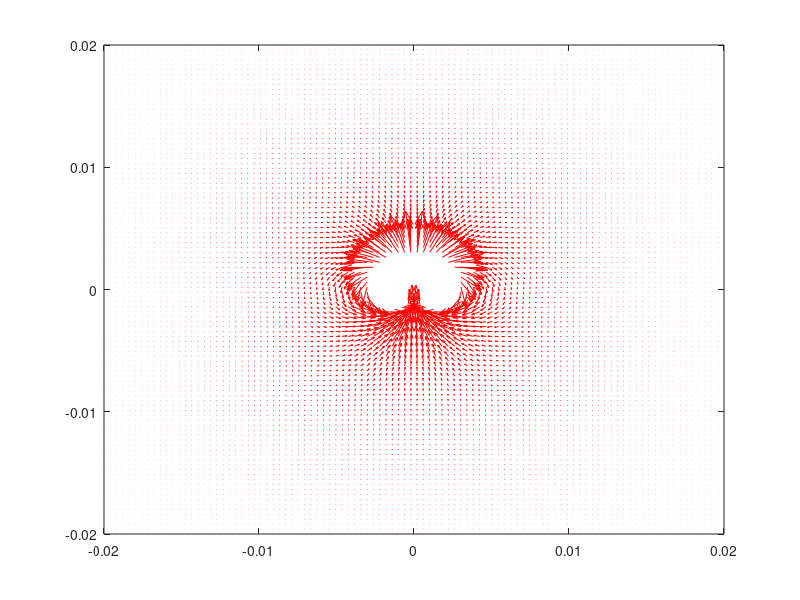
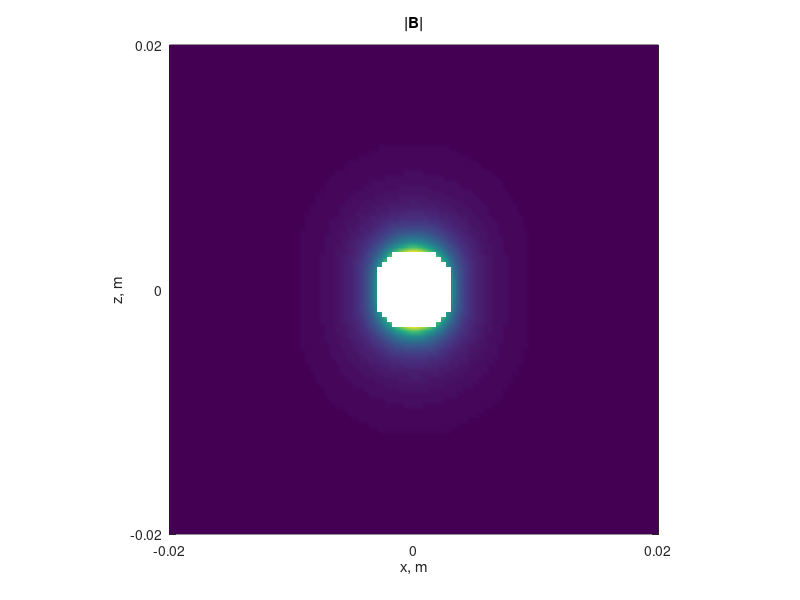
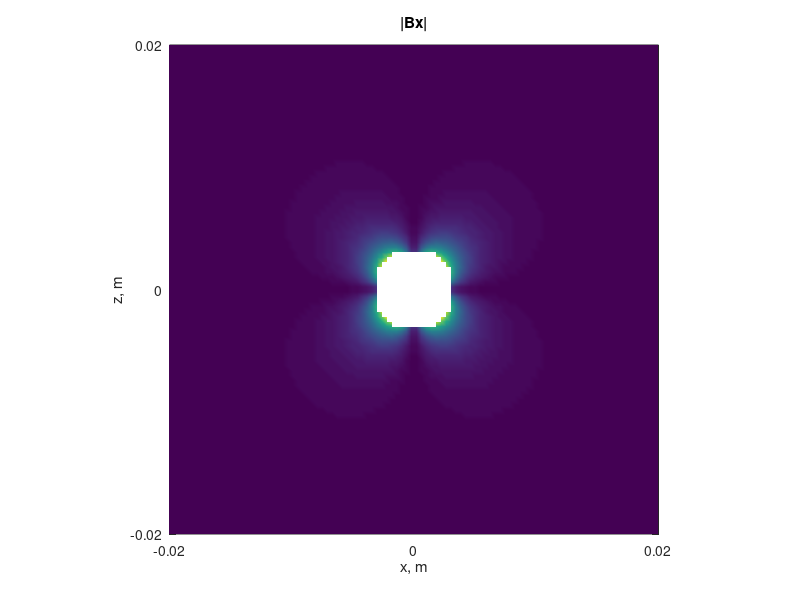
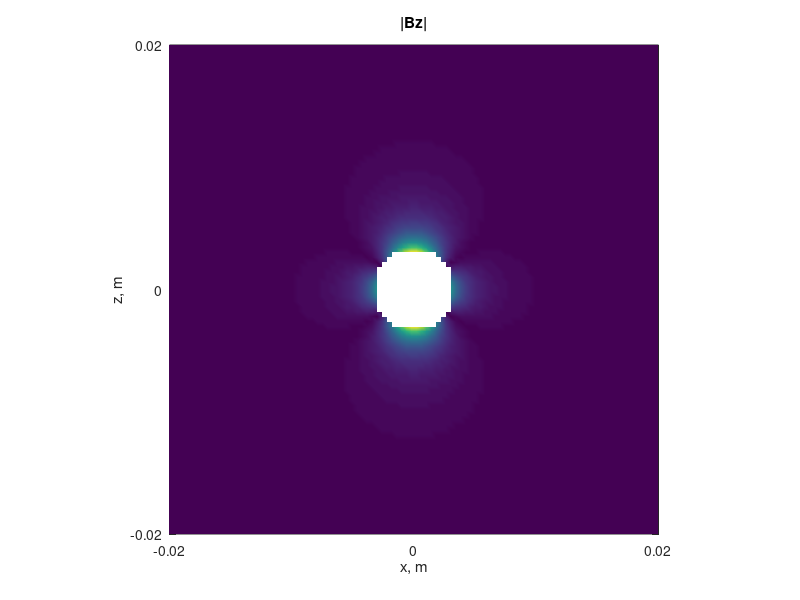

The MATLAB source for these figures, in order: (Note: this script raises an error after producing the figures.)
%Kurt Williams
%%
%Modeling a simple permanent magnet 

x = linspace(-0.02,0.02,100); 
z = linspace(-0.02,0.02,100);

[X, Z] = meshgrid(x,z);

C = 350/(5.8*10^6);

%converting the cartesian coordinates to spherical coordinates
r = sqrt(X.^2 + Z.^2);   
theta = atan2(X,Z);     
phi = atan2(Z,X);      

r(r <=0.003) = NaN;


B_r = (C*2.*cos(theta))./(r.^3); 
B_th = (C.*sin(theta)./r.^3); 
B_x = (B_r).*sin(theta) + (B_th).*cos(theta); 
B_z = (B_r).*cos(theta) - (B_th).*sin(theta);  

figure(1)
%plotting and formatting
quiver(x, z, B_x, B_z, 6,'r');
hold on
xlim([-0.02,0.02])
ylim([-0.02,0.02])

figure(2)
%plotting and formatting
magB = sqrt((B_x).^2 + (B_z).^2) ;
pcolor (x, z ,magB)
hold on
axis equal
xlim([-0.02,0.02])
ylim([-0.02,0.02])
shading interp
xticks([-0.02, 0, 0.02])
yticks([-0.02, 0, 0.02])
xlabel('x, m')
ylabel('z, m')
title('|B|')

figure(3)
%plotting and formatting
magBx = abs(B_x);
pcolor(x, z, magBx)
hold on
axis equal
xlim([-0.02,0.02])
ylim([-0.02,0.02])
shading interp
xticks([-0.02, 0, 0.02])
yticks([-0.02, 0, 0.02])
xlabel('x, m')
ylabel('z, m')
title('|Bx|')

figure(4)
%plotting and formatting
magBz = abs(B_z);
pcolor(x, z, magBz)
hold on
axis equal
xlim([-0.02,0.02])
ylim([-0.02,0.02])
shading interp
xticks([-0.02, 0, 0.02])
yticks([-0.02, 0, 0.02])
xlabel('x, m')
ylabel('z, m')
title('|Bz|')
%%

x = linspace(-1,1,100)*0.02; 
z = 0.007;
C = 350/(5.8*10^6);


for i = 1: length(x)

    theta = atan2(x,z);
    r = sqrt(x.^2 + z.^2);

    B_r = 2*C.*cos(theta)./r.^3;
    B_th = C*sin(theta)./r.^3;  
    B_x = (B_r).*sin(theta) + (B_th).*cos(theta);  
    B_z = ((B_r).*cos(theta) - (B_th).*sin(theta));   

end   

figure(5)

plot(x, B_z)

grid on

%%
z = 0.03;
PH = zeros(1, 101);
dph= zeros(1, 100);

for v = [1, 2, 5, 10]
    t = linspace(-0.04, 0.04, 101);
    C = 350/(5.8*10^6);
    A = 0.001^2;
   
    for i = 1: length(t)
        
        x = v*t(i);
        theta = atan2(x,z);
        r = sqrt(x.^2 + z.^2);
        
        B_r = 2*C.*cos(theta)./r.^3;
        B_th = C*sin(theta)./r.^3; 
        
        PH(i) = 1e4*(B_r.*cos(theta)-(B_th).*sin(theta))*A;
        
        if i ~= 1
           dph(i-1) =(PH(i) - PH(i-1))/(t(i)-t(i-1)); 
        end
    end     
        
    tnew = t(1:(length(t)-1));
    figure(6)
    plot(t, PH)
    xlabel('t, s')
    ylabel('\psi, T\bulletm^2')
    legend('V = 1 (m/s)','V = 2 (m/s)','V = 5 (m/s)', 'V = 10 (m/s)')
   
    hold on 

    figure(7)
    plot(tnew, dph)
    xlabel('t, s')
    ylabel('V_E_M_F(t),V')
 
    legend('V = 1 (m/s)','V = 2 (m/s)','V = 5 (m/s)', 'V = 10 (m/s)')
    
    hold on 
    

    
end    


%%
%Part 3
t = linspace(-0.04, 0.04, 301);
Vmph = linspace(0, 20, 300);
d = 0.662;
Vms = Vmph * 0.44704;
f = Vms/pi/d;
V = f*2*pi*0.1;
x = [];
for v = V
    x = [x; t*v];
end

z= 0.03;
r = sqrt(x.^2 + z.^2);
theta = atan2(x, z);
C = 350/(5.8*10^6);
A = 0.001^2;

B_r = (C./r.^3).*(2.*cos(theta)); 
B_theta = (C./r.^3).*(sin(theta)); 
B_rx = B_r.*cos(theta); 
B_thetaz = -1*B_theta.*sin(theta);
B_z = B_rx + B_thetaz;

Psi = B_z.*A.*10^4;

max_dpsi = [];

for v = 1:numel(V)
    dpsiv = [];
    for i=1:(numel(Psi(1, :))-1)
        dpsiv = [dpsiv, (Psi(v, i+1) - Psi(v, i))/(t(i+1) - t(i))]; 
    end
    max_dpsi = [max_dpsi, max(dpsiv)]; 
end
figure(6)
hold on
%graphing and formatting
plot(Vmph, max_dpsi);
yline(2.1, '--k');
legend('v^{max}_{emf}', '2.1 V');
xlabel('velocity, mph');
ylabel('v^{max}_{emf}, V');
ylim([0,12])
xlim([0,20])
xticks([0, 5, 10, 15, 20])
yticks([0, 2, 4, 6, 8, 10, 12])
